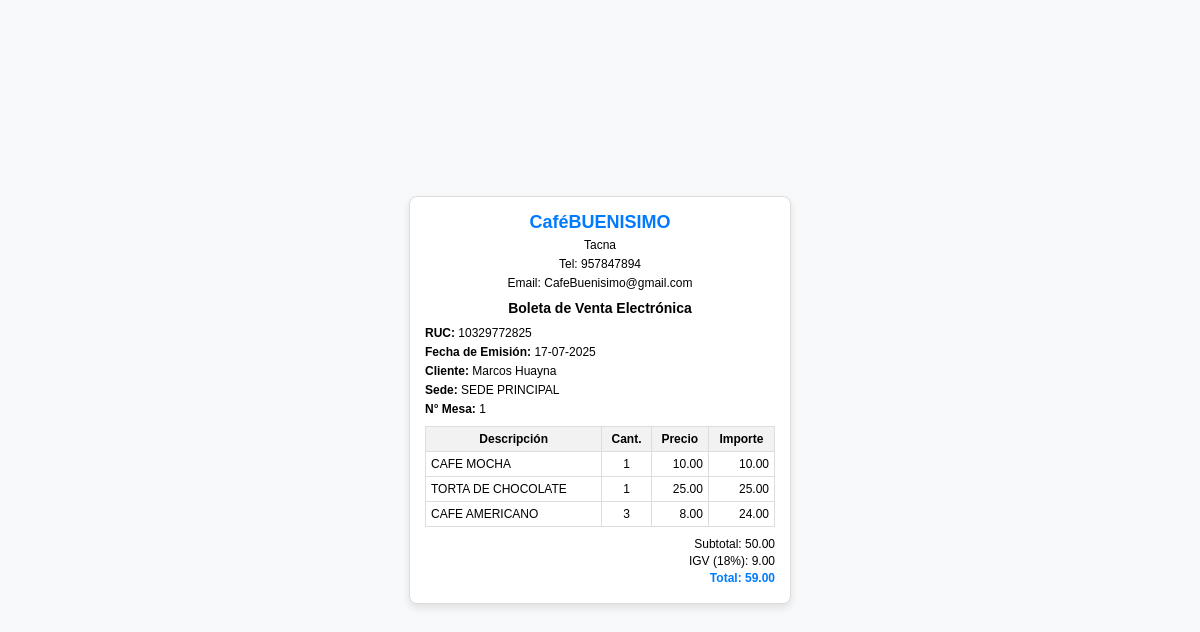
/src/boleta.php?id=1, run on the app's committed database.
### tables this page shows
CREATE TABLE `config` (
  `id` int(11) NOT NULL,
  `nombre` varchar(255) NOT NULL,
  `telefono` varchar(11) NOT NULL,
  `email` varchar(150) NOT NULL,
  `direccion` text NOT NULL,
  `mensaje` varchar(255) NOT NULL
);

CREATE TABLE `pedidos` (
  `id` int(11) NOT NULL,
  `id_sala` int(11) NOT NULL,
  `num_mesa` int(11) NOT NULL,
  `fecha` timestamp NOT NULL DEFAULT current_timestamp() ON UPDATE current_timestamp(),
  `total` decimal(10,2) NOT NULL,
  `observacion` text DEFAULT NULL,
  `estado` enum('PENDIENTE','FINALIZADO') NOT NULL DEFAULT 'PENDIENTE',
  `id_usuario` int(11) NOT NULL
);

CREATE TABLE `usuarios` (
  `id` int(11) NOT NULL,
  `nombre` varchar(200) NOT NULL,
  `correo` varchar(200) NOT NULL,
  `pass` varchar(50) NOT NULL,
  `rol` int(11) NOT NULL,
  `estado` int(11) NOT NULL DEFAULT 1
);

CREATE TABLE `salas` (
  `id` int(11) NOT NULL,
  `nombre` varchar(100) NOT NULL,
  `mesas` int(11) NOT NULL,
  `estado` int(11) NOT NULL DEFAULT 1
);

CREATE TABLE `detalle_pedidos` (
  `id` int(11) NOT NULL,
  `nombre` varchar(200) NOT NULL,
  `precio` decimal(10,2) NOT NULL,
  `cantidad` int(11) NOT NULL,
  `id_pedido` int(11) NOT NULL
);

CREATE TABLE `platos` (
  `id` int(11) NOT NULL ,
  `nombre` varchar(200) NOT NULL,
  `precio` decimal(10,2) NOT NULL,
  `imagen` varchar(100) DEFAULT NULL,
  `fecha` timestamp NULL DEFAULT NULL,
  `estado` int(11) NOT NULL DEFAULT 1
);

### src/boleta.php (the view, shortened to what this page needs)
<?php
require_once "../conexion.php";
if (isset($_GET['id'])) {
    $id_pedido = mysqli_real_escape_string($conexion, $_GET['id']);
    $query = mysqli_query($conexion, "
        SELECT dp.*, p.nombre AS producto
        FROM detalle_pedidos dp
        INNER JOIN platos p ON dp.nombre = p.nombre
        WHERE dp.id_pedido = '$id_pedido'
    ");
    $pedido_info = mysqli_fetch_assoc(mysqli_query($conexion, "SELECT * FROM pedidos WHERE id = '$id_pedido'"));
    $id_usuario = $pedido_info['id_usuario'];
    $nombre_usuario = mysqli_fetch_assoc(mysqli_query($conexion, "SELECT nombre FROM usuarios WHERE id = '$id_usuario'"))['nombre'];
    $id_sala = $pedido_info['id_sala'];
    $num_mesa = $pedido_info['num_mesa'];
    $nombre_sede = mysqli_fetch_assoc(mysqli_query($conexion, "SELECT nombre FROM salas WHERE id = '$id_sala'"))['nombre'];
    $direccion_info = mysqli_fetch_assoc(mysqli_query($conexion, "SELECT direccion, telefono, email FROM config WHERE id = 1"));
    $html = '<!DOCTYPE html>
<html lang="en">
<head>
</head>
<body>
    <div class="boleta">
        <div class="header">
            <h2>CaféBUENISIMO</h2>
            <p>' . $direccion_info['direccion'] . '</p>
            <p>Tel: ' . $direccion_info['telefono'] . '</p>
            <p>Email: ' . $direccion_info['email'] . '</p>
        </div>
        <h3>Boleta de Venta Electrónica</h3>
        <p><strong>RUC:</strong> 10329772825</p>
        <p><strong>Fecha de Emisión:</strong> ' . date('d-m-Y') . '</p>
        <p><strong>Cliente:</strong> ' . $nombre_usuario . '</p>
        <p><strong>Sede:</strong> ' . $nombre_sede . '</p>
        <p><strong>N° Mesa:</strong> ' . $num_mesa . '</p>
        <table>
            <thead>
                <tr>
                    <th>Descripción</th>
                    <th>Cant.</th>
                    <th>Precio</th>
                    <th>Importe</th>
                </tr>
            </thead>
            <tbody>';
    $total_general = 0;
    while ($row = mysqli_fetch_assoc($query)) {
        $total_producto = $row['cantidad'] * $row['precio'];
        $total_general += $total_producto;
        $html .= '<tr>
            <td>' . $row['producto'] . '</td>
            <td style="text-align: center;">' . $row['cantidad'] . '</td>
            <td style="text-align: right;">' . number_format($row['precio'], 2) . '</td>
            <td style="text-align: right;">' . number_format($total_producto, 2) . '</td>
        </tr>';
    }
    $subtotal = $total_general / 1.18;
    $igv = $subtotal * 0.18;
    $html .= '</tbody>
        </table>
        <div class="totals">
            <p>Subtotal: ' . number_format($subtotal, 2) . '</p>
            <p>IGV (18%): ' . number_format($igv, 2) . '</p>
            <p class="highlight">Total: ' . number_format($total_general, 2) . '</p>
        </div>
    </div>
</body>
</html>';
    echo $html;
} else {
    echo "No se ha especificado un ID de pedido.";
}
?>

### src/boleta.php (style rules this page uses)
body { font-family: Arial, sans-serif; margin: 0; padding: 0; display: flex; justify-content: center; align-items: center; height: 100vh; background-color: #f8f9fa; }
.boleta { width: 350px; border: 1px solid #ddd; border-radius: 8px; background-color: #fff; padding: 15px; box-shadow: 0px 4px 8px rgba(0, 0, 0, 0.1); }
.boleta h2 { font-size: 18px; margin: 0; color: #007BFF; text-align: center; }
.boleta h3 { font-size: 14px; margin: 10px 0; text-align: center; }
.boleta p { font-size: 12px; margin: 5px 0; }
.boleta .header { text-align: center; }
.boleta table { width: 100%; border-collapse: collapse; margin-top: 10px; }
.boleta table th, .boleta table td { font-size: 12px; text-align: left; padding: 5px; border: 1px solid #ddd; }
.boleta table th { background-color: #f2f2f2; text-align: center; }
.totals { margin-top: 10px; font-size: 12px; }
.totals p { text-align: right; margin: 3px 0; }
.totals .highlight { font-weight: bold; color: #007BFF; }

### data on the page
config: direccion "Tacna", telefono "957847894", email "CafeBuenisimo@gmail.com"
pedidos: id_usuario.nombre "Marcos Huayna", id_sala.nombre "SEDE PRINCIPAL", num_mesa "1"
detalle_pedidos: platos.nombre "CAFE MOCHA", cantidad "1", precio "10.00"
detalle_pedidos: platos.nombre "TORTA DE CHOCOLATE", cantidad "1", precio "25.00"
detalle_pedidos: platos.nombre "CAFE AMERICANO", cantidad "3", precio "8.00", total_producto "24.00"

### other printed values
$subtotal "50.00"
$igv "9.00"
$total_general "59.00"
